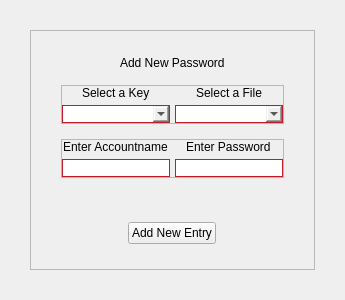
         <widget class="QWidget" name="addpass_site">
          <layout class="QVBoxLayout" name="verticalLayout_21">
           <property name="spacing">
            <number>15</number>
           </property>
           <property name="leftMargin">
            <number>30</number>
           </property>
           <property name="topMargin">
            <number>30</number>
           </property>
           <property name="rightMargin">
            <number>30</number>
           </property>
           <property name="bottomMargin">
            <number>30</number>
           </property>
           <item>
            <widget class="QFrame" name="frame_4">
             <property name="frameShape">
              <enum>QFrame::StyledPanel</enum>
             </property>
             <property name="frameShadow">
              <enum>QFrame::Raised</enum>
             </property>
             <layout class="QVBoxLayout" name="verticalLayout_20">
              <property name="spacing">
               <number>15</number>
              </property>
              <property name="leftMargin">
               <number>30</number>
              </property>
              <property name="topMargin">
               <number>25</number>
              </property>
              <property name="rightMargin">
               <number>30</number>
              </property>
              <property name="bottomMargin">
               <number>25</number>
              </property>
              <item alignment="Qt::AlignHCenter">
               <widget class="QLabel" name="label_13">
                <property name="styleSheet">
                 <string notr="true">font: 11pt &quot;Jabba the Font&quot;;</string>
                </property>
                <property name="text">
                 <string>Add New Password</string>
                </property>
               </widget>
              </item>
              <item>
               <widget class="QFrame" name="frame_15">
                <property name="frameShape">
                 <enum>QFrame::StyledPanel</enum>
                </property>
                <property name="frameShadow">
                 <enum>QFrame::Raised</enum>
                </property>
                <layout class="QGridLayout" name="gridLayout_3">
                 <property name="leftMargin">
                  <number>0</number>
                 </property>
                 <property name="topMargin">
                  <number>0</number>
                 </property>
                 <property name="rightMargin">
                  <number>0</number>
                 </property>
                 <property name="bottomMargin">
                  <number>0</number>
                 </property>
                 <property name="spacing">
                  <number>5</number>
                 </property>
                 <item row="0" column="0" alignment="Qt::AlignHCenter">
                  <widget class="QLabel" name="label_15">
                   <property name="text">
                    <string>Select a Key</string>
                   </property>
                  </widget>
                 </item>
                 <item row="0" column="1" alignment="Qt::AlignHCenter">
                  <widget class="QLabel" name="label_16">
                   <property name="text">
                    <string>Select a File</string>
                   </property>
                  </widget>
                 </item>
                 <item row="1" column="0">
                  <widget class="QComboBox" name="select_key">
                   <property name="styleSheet">
                    <string notr="true">border-color: rgb(192, 28, 40);
border-width:1px;
border-style: solid ;</string>
                   </property>
                  </widget>
                 </item>
                 <item row="1" column="1">
                  <widget class="QComboBox" name="select_file">
                   <property name="styleSheet">
                    <string notr="true">border-color: rgb(192, 28, 40);
border-width:1px;
border-style: solid ;</string>
                   </property>
                  </widget>
                 </item>
                </layout>
               </widget>
              </item>
              <item>
               <widget class="QFrame" name="frame_14">
                <property name="frameShape">
                 <enum>QFrame::StyledPanel</enum>
                </property>
                <property name="frameShadow">
                 <enum>QFrame::Raised</enum>
                </property>
                <layout class="QGridLayout" name="gridLayout_2">
                 <property name="leftMargin">
                  <number>0</number>
                 </property>
                 <property name="topMargin">
                  <number>0</number>
                 </property>
                 <property name="rightMargin">
                  <number>0</number>
                 </property>
                 <property name="bottomMargin">
                  <number>0</number>
                 </property>
                 <property name="spacing">
                  <number>5</number>
                 </property>
                 <item row="0" column="0" alignment="Qt::AlignHCenter">
                  <widget class="QLabel" name="label_14">
                   <property name="text">
                    <string>Enter Accountname</string>
                   </property>
                  </widget>
                 </item>
                 <item row="0" column="1" alignment="Qt::AlignHCenter">
                  <widget class="QLabel" name="label_17">
                   <property name="text">
                    <string>Enter Password</string>
                   </property>
                  </widget>
                 </item>
                 <item row="1" column="0">
                  <widget class="QLineEdit" name="new_pass_name">
                   <property name="styleSheet">
                    <string notr="true">border-color: rgb(192, 28, 40);
border-width:1px;
border-style: solid ;</string>
                   </property>
                  </widget>
                 </item>
                 <item row="1" column="1">
                  <widget class="QLineEdit" name="new_pass_password">
                   <property name="styleSheet">
                    <string notr="true">border-color: rgb(192, 28, 40);
border-width:1px;
border-style: solid ;</string>
                   </property>
                  </widget>
                 </item>
                </layout>
               </widget>
              </item>
              <item alignment="Qt::AlignHCenter">
               <widget class="QLabel" name="addpass_info_label">
                <property name="text">
                 <string/>
                </property>
               </widget>
              </item>
              <item alignment="Qt::AlignHCenter">
               <widget class="QPushButton" name="create_pass_btn">
                <property name="text">
                 <string>Add New Entry</string>
                </property>
               </widget>
              </item>
             </layout>
            </widget>
           </item>
          </layout>
         </widget>
